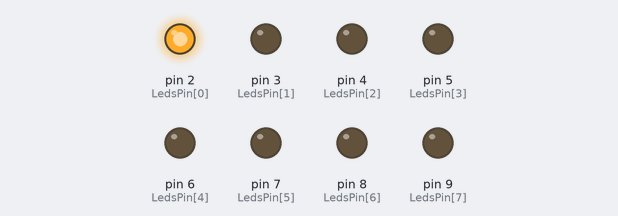
A sketch run on a simulated Arduino Uno, built with avr-gcc and run on an emulated ATmega328P. Parts: output pins drawn as LEDs (lit = HIGH).

Above: at 0.05 s.
At 0.85 s:
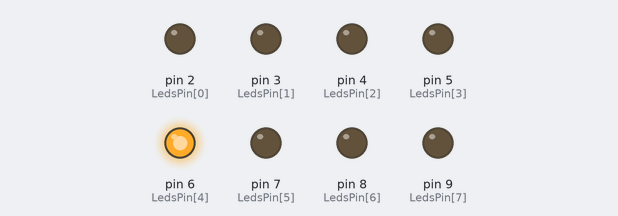
At 1.65 s:
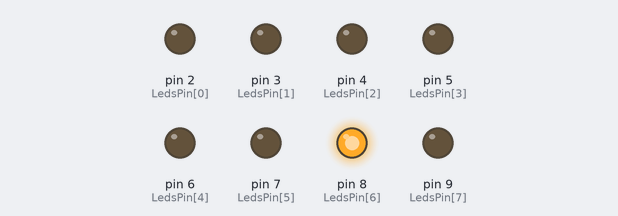
At 3.25 s:
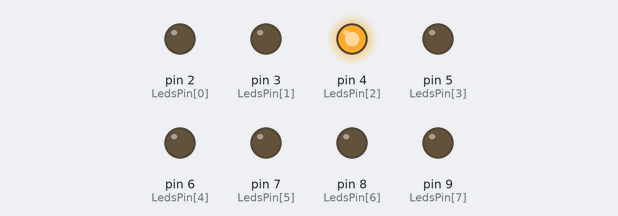
At 4.65 s:
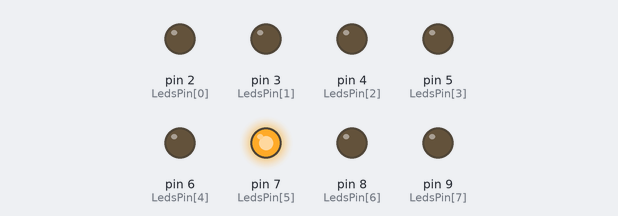
At 6.35 s:
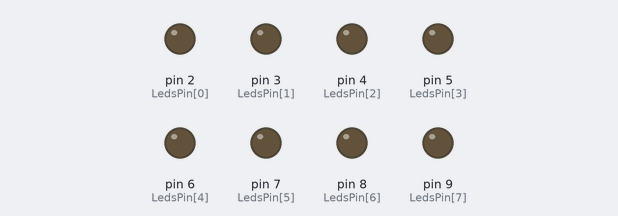
Timing chart, 0 to 6.7 s (numbered marks = the images above):
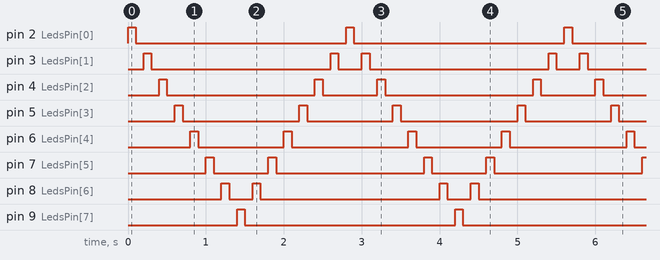

Measured:
- by itself, pin 2 (LedsPin[0]), pin 9 (LedsPin[7]): alternates HIGH for 0.10 s and LOW for 2.7 s
- by itself, pin 3 (LedsPin[1]): repeats every 2.8 s: LOW 2.3 s, HIGH 0.10 s, LOW 0.30 s, HIGH 0.10 s
- by itself, pin 4 (LedsPin[2]): repeats every 2.8 s: LOW 1.9 s, HIGH 0.10 s, LOW 0.70 s, HIGH 0.10 s
- by itself, pin 5 (LedsPin[3]): repeats every 2.8 s: LOW 1.5 s, HIGH 0.10 s, LOW 1.1 s, HIGH 0.10 s
- by itself, pin 6 (LedsPin[4]): repeats every 2.8 s: LOW 1.1 s, HIGH 0.10 s, LOW 1.5 s, HIGH 0.10 s
- by itself, pin 7 (LedsPin[5]): repeats every 2.8 s: LOW 0.70 s, HIGH 0.10 s, LOW 1.9 s, HIGH 0.10 s
- by itself, pin 8 (LedsPin[6]): repeats every 2.8 s: LOW 0.30 s, HIGH 0.10 s, LOW 2.3 s, HIGH 0.10 s

The sketch:

led8.ino
```cpp
const int LedsPin[] = {2,3,4,5,6,7,8,9};
int i;
void setup() {
  for (i=0;i<8;i++){
      pinMode(LedsPin[i],OUTPUT);
      digitalWrite(LedsPin[i],LOW);
    }
}

void loop() {
  for(i=0;i<=8;i++){
    for (i=0;i<7;i++){
     digitalWrite(LedsPin[i],HIGH);
     delay(100);
     digitalWrite(LedsPin[i],LOW);
     delay(100);
  }
    for (i=7;i>=1;i--){
     digitalWrite(LedsPin[i],HIGH);
     delay(100);
     digitalWrite(LedsPin[i],0);
     delay(100);
    }
  }
}
```
